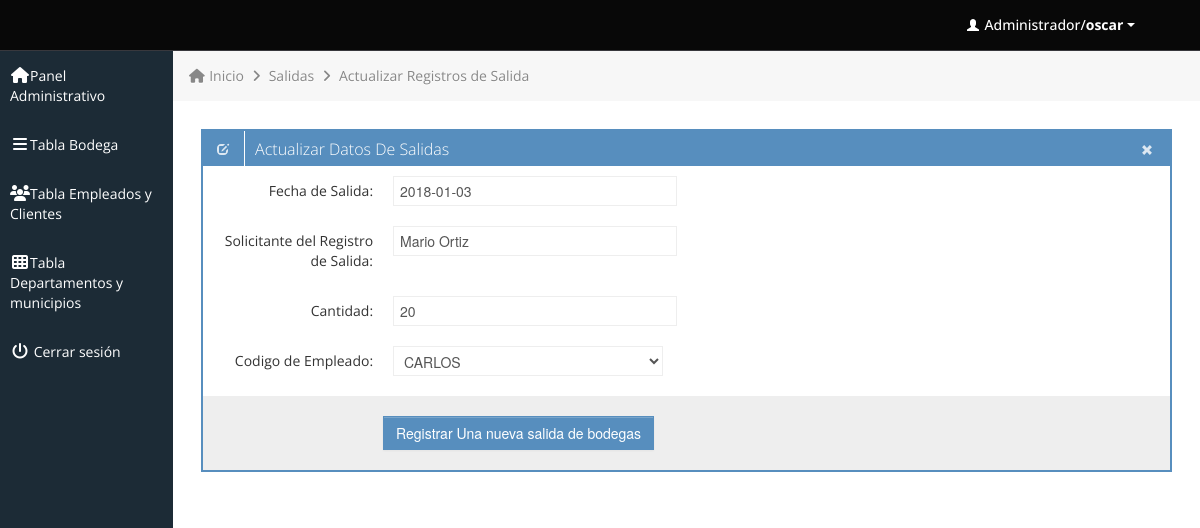
Screenshot of /editarSalida.php?gID=1 (signed in) with the database file from the repository.
### tables this page shows
CREATE TABLE `registro_salida` (
  `idRegistroSalida` int(11) NOT NULL,
  `fecha` date NOT NULL,
  `personaSolicitante` varchar(30) NOT NULL,
  `cantidad` varchar(30) NOT NULL,
  `codigoEmpleado` int(11) NOT NULL
);

CREATE TABLE `empleados` (
  `codigoEmpleado` int(11) NOT NULL,
  `primerNombre` varchar(50) NOT NULL,
  `segundoNombre` varchar(50) NOT NULL,
  `primerApellido` varchar(50) NOT NULL,
  `segundoApellido` varchar(50) NOT NULL,
  `telefono` varchar(20) NOT NULL,
  `fechaNacimiento` date NOT NULL,
  `fechaContrato` datetime NOT NULL,
  `genero` varchar(10) NOT NULL,
  `salario` decimal(10,2) NOT NULL,
  `user` varchar(40) NOT NULL,
  `password` varchar(200) NOT NULL,
  `email` varchar(50) NOT NULL,
  `rol` int(11) NOT NULL,
  `fecha` datetime NOT NULL,
  `codigoPuesto` int(11) DEFAULT NULL,
  `idDepartamento` int(11) DEFAULT NULL,
  `idMunicipio` int(11) DEFAULT NULL
);

### editarSalida.php (the view, shortened to what this page needs)
<?php
$gID = $_GET['gID'];
	$sql ="SELECT * from registro_salida where idRegistroSalida = $gID";
	$result = mysql_query($sql);
	$rowID = mysql_fetch_array($result);
	$num = mysql_num_rows($result);
	$i = 0;
	while ($i < $num)
	{
		$fecha = mysql_result($result,$i,"fecha");
		$personaSolicitante = mysql_result($result,$i,"personaSolicitante");
		$cantidad = mysql_result($result,$i,"cantidad");
		$i++;
	}
?>
			<div class="row-fluid sortable">
				<div class="box span12">
					<div class="box-header" data-original-title>
						<h2><i class="halflings-icon white edit"></i><span class="break"></span>Actualizar Datos De Salidas</h2>
						<div class="box-icon">
							<a href="clientes.php" class="btn-close"><i class="halflings-icon white remove"></i></a>
						</div>
					</div>
					<div class="box-content">
						<form class="form-horizontal" method="post" action="updateSalidas.php">
							<fieldset>
							   <div class="control-group">
								<label class="control-label" for="focusedInput">Fecha de Salida:</label>
								<div class="controls">
								<input class="input-xlarge focused" oninvalid ="setCustomValidity('se requiere un formato de fecha adecuado')"
        						 oninput ="setCustomValidity('')" required="true"  value ="<?= $fecha; ?>" name="fechaS" id="focusedInput" type="text" placeholder="solicitante">
								</div>
								</div>
							   <div class="control-group">
								<label class="control-label" for="focusedInput">Solicitante del Registro de Salida:</label>
								<div class="controls">
								  <input class="input-xlarge focused" oninvalid ="setCustomValidity('se requiere un nombre nuevo o ya registrado')" oninput ="setCustomValidity('')" required="true" value="<?php echo $personaSolicitante; ?>" name="txtsolicitante" id="focusedInput" type="text" placeholder="solicitante">
								</div>
							  </div>
							   <div class="control-group">
								<label class="control-label" for="focusedInput">Cantidad:</label>
								<div class="controls">
								  <input class="input-xlarge focused" oninvalid ="setCustomValidity('debe ingresar numeros comprendidos entre el 1 al 1000')" oninput ="setCustomValidity('')" required="required"  value ="<?php echo $cantidad; ?>" name="txtcantidad" id="focusedInput" type="number" placeholder="Cantidad">
								</div>
							  </div>
							   <div class="control-group">
								<label class="control-label" for="focusedInput">Codigo de Empleado:</label>
								<div class="controls">
								 			 <select class="input-xlarge focused" name="txtCodigoEmpleado" >
                 <?php
                $sql="select * from empleados";
                $rec=mysql_query($sql);
                while($row=mysql_fetch_array($rec))
                {
                   ?>
                   <option <?php echo ($rowID['codigoEmpleado']==$row["codigoEmpleado"] ?  "selected" : "") ?> value="<?php echo $row["codigoEmpleado"] ?>" > <?php echo $row["primerNombre"] ?></option>
                   <?php
                }
                ?>
            </select>
							  </div>
							  </div>
							  <div class="form-actions">
								<button type="submit" onclick="return confirmAdd()" class="btn btn-primary">Registrar Una nueva salida de bodegas</button>
							  </div>
							</fieldset>
						</form>
					</div>
				</div>
			</div>
					</div>
				</div>
			</div>

### css/style.css (style rules this page uses)
body { background: #F5F5F5; color: #333; border: none; font-family: 'Open Sans', sans-serif; font-weight: 400; }
a { color: #646464; }
h2 { font-size: 16px; line-height: 16px; }
.box { border: 2px solid #578EBE; background: #fff !important; margin-bottom: 28px; }
.box-header { height: 16px; font-size: 16px; line-height: 16px; padding: 10px; background: #578EBE; -webkit-box-shadow: none; -moz-box-shadow: none; box-shadow: none; overflow: hidden; }
.box-header h2 { float:left; margin-top: 0px; font-weight: 300; }
.box-header .box-icon, .box-header h2 { color:#fff; }
.box-header h2 i { margin: 0px 3px 0px 4px; opacity: .8; filter: alpha(opacity=80); -ms-filter:"progid:DXImageTransform.Microsoft.Alpha(Opacity=80)"; }
.box-header .box-icon { float:right; margin-top: 1px; }
.box-header .box-icon i { -webkit-transition: all 0.1s ease-in-out; -moz-transition: all 0.1s ease-in-out; -o-transition: all 0.1s ease-in-out; -ms-transition: all 0.1s ease-in-out; transition: all 0.1s ease-in-out; opacity: .8; filter: alpha(opacity=80); -ms-filter:"progid:DXImageTransform.Microsoft.Alpha(Opacity=80)"; }
.box-header .box-icon a { margin: 0px 5px; }
.box-content { position: relative; z-index: 50; margin-top: -1px; padding: 10px; background: #fff !important; }
.form-actions { padding: 19px 20px 20px; margin: 20px -10px -30px -10px; background-color: #eee; border-top: 1px solid #eee; *zoom: 1; }
.form-actions:before, .form-actions:after { display: table; line-height: 0; content: ""; }
.form-actions:after { clear: both; }
.btn { display: inline-block; padding: 6px 12px; margin-bottom: 0; font-size: 14px; font-weight: 500; line-height: 20px; text-align: center; white-space: nowrap; vertical-align: middle; cursor: pointer; border: 1px solid #a7a9aa; -webkit-border-radius: 0px !important; border-radius: 0px !important; }
.btn { color: #ffffff; background-color: #a7a9aa; border-color: #a7a9aa; background-image: none; filter: none; text-shadow: none; }
.btn-primary { background-color: #578EBE; border-color: #578EBE; }

### css/halflings.css (style rules this page uses)
html, html .halflings { -webkit-font-smoothing: antialiased !important; }
.halflings-icon { display: inline-block; width: 14px; height: 14px; line-height: 14px; vertical-align: text-top; background-image: url(../img/glyphicons_halflings.svg); background-position: 0 0; background-repeat: no-repeat; vertical-align: top; *display: inline; *zoom: 1; *margin-right: .3em; }
.halflings-icon.white { background-image: url(../img/glyphicons_halflings-white.svg); }
.halflings-icon.remove { background-position: -312px 0; }
.halflings-icon.edit { background-position: -96px -72px; }

### rows the page displays
registro_salida: fechaS "2018-01-03", txtsolicitante "Mario Ortiz", txtcantidad "20", txtCodigoEmpleado "CARLOS"

### other values shown
$_SESSION['user'] "oscar"
